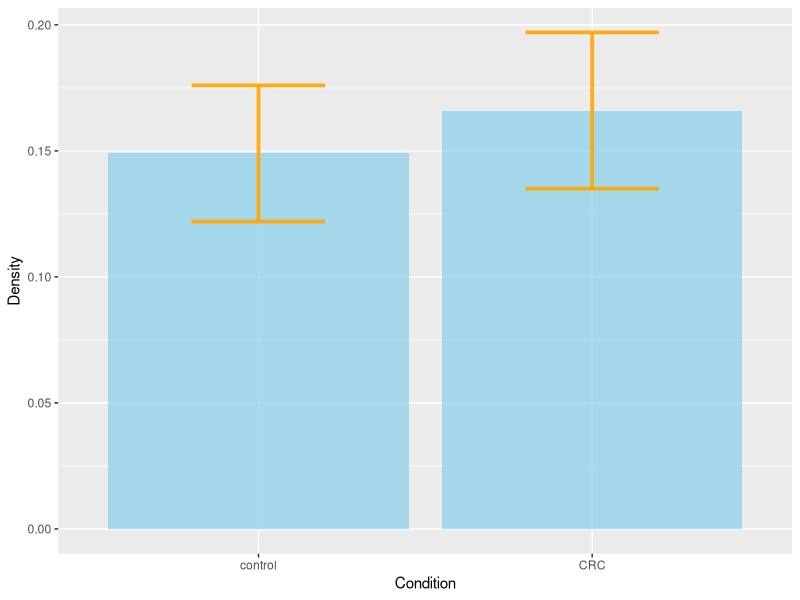

Write R code to recreate this figure.
# Load ggplot2
library(ggplot2)

# create dummy data
data <- data.frame(
  Condition=c("CRC", "control"),
  Density=c(0.166, 0.149),
  sd=c(0.031, 0.027)
)

data
pdf(file="density.pdf", width = 10, height = 2)
# Most basic error bar
ggplot(data) +
    geom_bar( aes(x=Condition, y=Density), stat="identity", fill="skyblue", alpha=0.7) +
    geom_errorbar( aes(x=Condition, ymin=Density-sd, ymax=Density+sd), width=0.4, colour="orange", alpha=0.9, size=1.3)


dev.off()